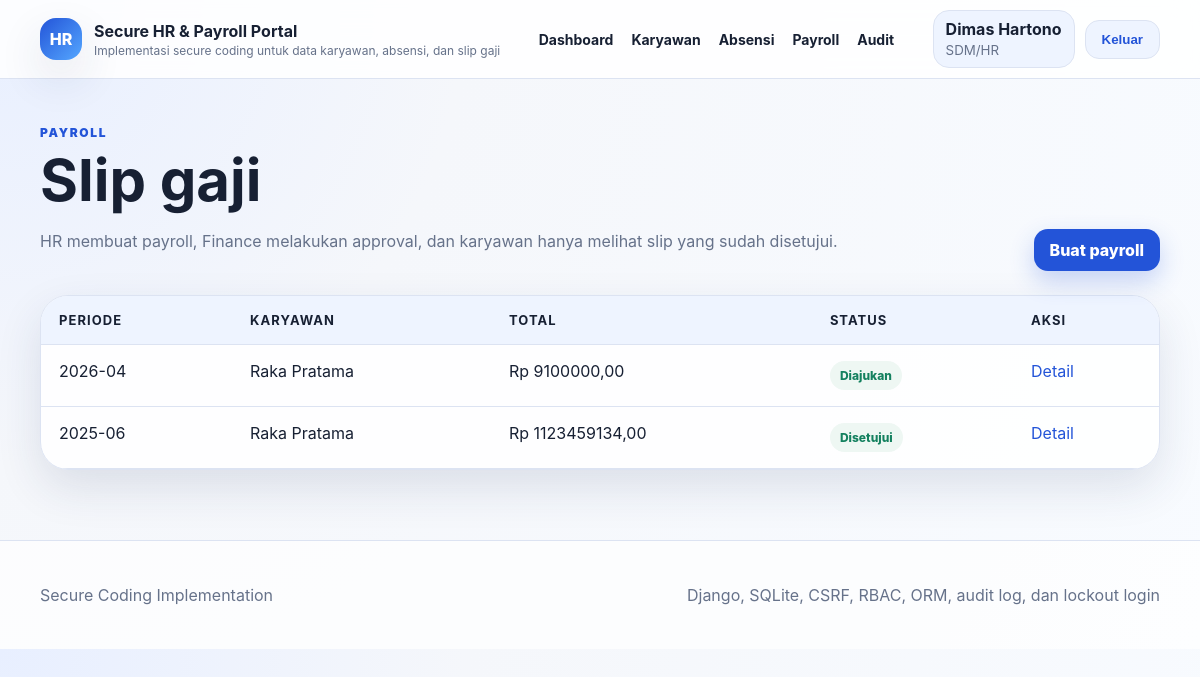
Screenshot of /payroll/ (signed in) with the database file from the repository.
### accounts/models.py (models this page shows, shortened)
class User(AbstractUser):
    ROLE_EMPLOYEE = "employee"
    ROLE_MANAGER = "manager"
    ROLE_HR = "hr"
    ROLE_FINANCE = "finance"
    ROLE_ADMIN = "admin"
    ROLE_CHOICES = [
        (ROLE_EMPLOYEE, "Karyawan"),
        (ROLE_MANAGER, "Manajer Karyawan"),
        (ROLE_HR, "SDM/HR"),
        (ROLE_FINANCE, "Finance"),
        (ROLE_ADMIN, "Admin Sistem"),
    ]
    role = models.CharField(max_length=20, choices=ROLE_CHOICES, default=ROLE_EMPLOYEE)
    display_name = models.CharField(max_length=150, blank=True)
    @property
    def role_label(self) -> str:
        return dict(self.ROLE_CHOICES).get(self.role, self.role)

### core/models.py (models this page shows, shortened)
class Payroll(models.Model):
    STATUS_DRAFT = "draft"
    STATUS_SUBMITTED = "submitted"
    STATUS_APPROVED = "approved"
    STATUS_PAID = "paid"
    STATUS_REJECTED = "rejected"
    STATUS_CHOICES = [
        (STATUS_DRAFT, "Draft"),
        (STATUS_SUBMITTED, "Diajukan"),
        (STATUS_APPROVED, "Disetujui"),
        (STATUS_PAID, "Dibayar"),
        (STATUS_REJECTED, "Ditolak"),
    ]
    employee = models.ForeignKey(EmployeeProfile, on_delete=models.PROTECT, related_name="payrolls")
    period = models.CharField(
        max_length=7,
        validators=[RegexValidator(r"^[0-9]{4}-(0[1-9]|1[0-2])$", "Periode harus menggunakan format YYYY-MM.")],
    )
    basic_salary = models.DecimalField(max_digits=12, decimal_places=2, validators=[MinValueValidator(Decimal("0"))])
    allowance = models.DecimalField(max_digits=12, decimal_places=2, default=0, validators=[MinValueValidator(Decimal("0"))])
    deduction = models.DecimalField(max_digits=12, decimal_places=2, default=0, validators=[MinValueValidator(Decimal("0"))])
    total_salary = models.DecimalField(max_digits=12, decimal_places=2, default=0)
    bank_account_snapshot = models.CharField(max_length=20)
    status = models.CharField(max_length=20, choices=STATUS_CHOICES, default=STATUS_DRAFT)
    created_by = models.ForeignKey(settings.AUTH_USER_MODEL, on_delete=models.SET_NULL, null=True, related_name="created_payrolls")
    approved_by = models.ForeignKey(settings.AUTH_USER_MODEL, on_delete=models.SET_NULL, null=True, blank=True, related_name="approved_payrolls")
    approved_at = models.DateTimeField(null=True, blank=True)
    created_at = models.DateTimeField(auto_now_add=True)
    updated_at = models.DateTimeField(auto_now=True)
    class Meta:
        ordering = ["-period", "employee__employee_id"]
        unique_together = ("employee", "period")

class EmployeeProfile(models.Model):
    STATUS_ACTIVE = "active"
    STATUS_INACTIVE = "inactive"
    STATUS_RESIGNED = "resigned"
    STATUS_CHOICES = [
        (STATUS_ACTIVE, "Aktif"),
        (STATUS_INACTIVE, "Nonaktif"),
        (STATUS_RESIGNED, "Resign"),
    ]
    user = models.OneToOneField(settings.AUTH_USER_MODEL, on_delete=models.CASCADE, related_name="employee_profile")
    employee_id = models.CharField(
        max_length=20,
        unique=True,
        validators=[RegexValidator(r"^EMP-?[0-9]{3,8}$", "Format ID karyawan harus seperti EMP001 atau EMP-0001.")],
    )
    full_name = models.CharField(max_length=120)
    position = models.CharField(
        max_length=80,
        default="Staff",
        validators=[RegexValidator(r"^[A-Za-zÀ-ÿ0-9 .,'/&()\-]{2,80}$", "Jabatan mengandung karakter tidak valid.")],
    )
    nik = models.CharField(
        max_length=16,
        unique=True,
        validators=[RegexValidator(r"^[0-9]{16}$", "NIK harus terdiri dari 16 digit.")],
    )
    email = models.EmailField(unique=True)
    phone = models.CharField(
        max_length=20,
        validators=[RegexValidator(r"^[0-9+() -]{8,20}$", "Nomor telepon mengandung karakter tidak valid.")],
    )
    address = models.TextField(max_length=250)
    department = models.ForeignKey(Department, on_delete=models.PROTECT, related_name="employees")
    manager = models.ForeignKey(
        settings.AUTH_USER_MODEL,
        on_delete=models.SET_NULL,
        null=True,
        blank=True,
        related_name="managed_employees",
    )
    bank_account = models.CharField(
        max_length=20,
        validators=[RegexValidator(r"^[0-9]{8,20}$", "Nomor rekening hanya boleh berisi angka.")],
    )
    leave_balance = models.PositiveIntegerField(default=12)
    base_salary = models.DecimalField(max_digits=12, decimal_places=2, validators=[MinValueValidator(Decimal("0"))])
    status = models.CharField(max_length=20, choices=STATUS_CHOICES, default=STATUS_ACTIVE)
    created_at = models.DateTimeField(auto_now_add=True)
    updated_at = models.DateTimeField(auto_now=True)
    class Meta:
        ordering = ["employee_id"]

### core/views.py (the view)
# urls.py: path("payroll/", views.payroll_list, name="payroll_list"),
@login_required
def payroll_list(request):
    queryset = Payroll.objects.select_related("employee", "employee__department", "created_by", "approved_by")
    if request.user.role == User.ROLE_EMPLOYEE and not request.user.is_superuser:
        profile = getattr(request.user, "employee_profile", None)
        queryset = queryset.filter(employee=profile, status__in=[Payroll.STATUS_APPROVED, Payroll.STATUS_PAID]) if profile else queryset.none()
    elif request.user.role == User.ROLE_MANAGER and not request.user.is_superuser:
        queryset = queryset.filter(employee__manager=request.user)
    return render(request, "core/payroll_list.html", {"payrolls": queryset[:50]})

### core/context_processors.py (called while the page is built)
def site_context(request):
    return {
        "site_name": "Secure HR & Payroll Portal",
        "site_tagline": "Implementasi secure coding untuk data karyawan, absensi, dan slip gaji",
    }

### templates/core/payroll_list.html (shortened to what this page needs)
{% extends "base.html" %}
{% block content %}
<section class="section-heading row-between">
  <div>
    <span class="eyebrow">Payroll</span>
    <h1>Slip gaji</h1>
    <p>HR membuat payroll, Finance melakukan approval, dan karyawan hanya melihat slip yang sudah disetujui.</p>
  </div>
  {% if request.user.role == 'hr' or request.user.role == 'admin' or request.user.is_superuser %}
    <a class="btn btn-primary" href="{% url 'payroll_create' %}">Buat payroll</a>
  {% endif %}
</section>
<div class="table-card">
  <table>
    <thead><tr><th>Periode</th><th>Karyawan</th><th>Total</th><th>Status</th><th>Aksi</th></tr></thead>
    <tbody>
      {% for payroll in payrolls %}
        <tr>
          <td>{{ payroll.period }}</td>
          <td>{{ payroll.employee.full_name }}</td>
          <td>Rp {{ payroll.total_salary }}</td>
          <td><span class="pill">{{ payroll.get_status_display }}</span></td>
          <td><a href="{% url 'payroll_detail' payroll.pk %}">Detail</a></td>
        </tr>
      {% empty %}
        <tr><td colspan="5">Belum ada data payroll.</td></tr>
      {% endfor %}
    </tbody>
  </table>
</div>
{% endblock %}

### templates/base.html (shortened to what this page needs)
{% load static %}
<!DOCTYPE html>
<html lang="id">
<head>
  <link rel="stylesheet" href="{% static 'css/styles.css' %}">
</head>
<body>
  <header class="site-header">
    <div class="container header-inner">
      {% if request.user.is_authenticated %}
      <a class="brand" href="{% url 'dashboard' %}">
      {% else %}
      <a class="brand" href="{% url 'home' %}">
      {% endif %}
        <span class="brand-mark">HR</span>
        <span>
          <strong>{{ site_name }}</strong>
          <small>{{ site_tagline }}</small>
        </span>
      </a>
      <nav class="main-nav">
        {% if request.user.is_authenticated %}
          <a href="{% url 'dashboard' %}">Dashboard</a>
          <a href="{% url 'employee_list' %}">Karyawan</a>
          <a href="{% url 'attendance_list' %}">Absensi</a>
          <a href="{% url 'payroll_list' %}">Payroll</a>
          {% if request.user.role == 'hr' or request.user.role == 'admin' or request.user.is_superuser %}
            <a href="{% url 'audit_log_list' %}">Audit</a>
          {% endif %}
        {% endif %}
      </nav>
      <div class="header-actions">
        {% if request.user.is_authenticated %}
          <div class="user-chip">
            <span>{{ request.user.display_name|default:request.user.username }}</span>
            <small>{{ request.user.role_label }}</small>
          </div>
          <form method="post" action="{% url 'logout' %}">
            <button class="btn btn-soft" type="submit">Keluar</button>
          </form>
        {% else %}
          <a class="btn btn-primary" href="{% url 'login' %}">Masuk</a>
        {% endif %}
      </div>
    </div>
  </header>
  <main class="container page-shell">
    {% block content %}{% endblock %}
  </main>
  <footer class="site-footer">
    <div class="container footer-grid">
      <p>Secure Coding Implementation</p>
      <p>Django, SQLite, CSRF, RBAC, ORM, audit log, dan lockout login</p>
    </div>
  </footer>
</body>
</html>

### static/css/styles.css (style rules this page uses)
:root { --bg: #f5f7fb; --surface: #ffffff; --surface-soft: #eef4ff; --primary: #2354d8; --primary-dark: #173d9f; --text: #172033; --muted: #66728a; --line: #dce3f2; --success: #14815f; --danger: #c13f3f; --shadow: 0 18px 45px rgba(30, 49, 90, 0.12); }
* { box-sizing: border-box; }
body { margin: 0; font-family: Inter, Segoe UI, Arial, sans-serif; color: var(--text); background: radial-gradient(circle at top left, #e8efff 0, #f5f7fb 34%, #f8fbff 100%); }
a { color: var(--primary); text-decoration: none; }
.container { width: min(1120px, calc(100% - 40px)); margin: 0 auto; }
.site-header { position: sticky; top: 0; z-index: 20; background: rgba(255, 255, 255, 0.86); backdrop-filter: blur(16px); border-bottom: 1px solid var(--line); }
.header-inner { display: flex; align-items: center; justify-content: space-between; min-height: 78px; gap: 22px; }
.brand { display: flex; align-items: center; gap: 12px; color: var(--text); }
.brand-mark { width: 42px; height: 42px; border-radius: 16px; display: grid; place-items: center; color: #fff; font-weight: 800; background: linear-gradient(135deg, var(--primary), #55a7ff); box-shadow: var(--shadow); }
.brand small { display: block; color: var(--muted); font-size: 12px; margin-top: 2px; }
.main-nav { display: flex; gap: 18px; align-items: center; flex-wrap: wrap; }
.main-nav a { color: var(--text); font-weight: 700; font-size: 14px; }
.header-actions { display: flex; align-items: center; gap: 10px; }
.user-chip { background: var(--surface-soft); border: 1px solid var(--line); border-radius: 16px; padding: 8px 12px; }
.user-chip span { display: block; font-weight: 700; }
.user-chip small { color: var(--muted); }
.btn { border: 0; border-radius: 14px; padding: 11px 16px; font-weight: 800; cursor: pointer; display: inline-flex; align-items: center; justify-content: center; }
.btn-primary { background: var(--primary); color: #fff; box-shadow: 0 10px 25px rgba(35, 84, 216, 0.24); }
.btn-soft { background: var(--surface-soft); color: var(--primary); border: 1px solid var(--line); }
.page-shell { padding: 42px 0 70px; }
.hero-copy, .security-card, .card, .metric, .table-card, .form-shell, .error-panel { background: rgba(255, 255, 255, 0.92); border: 1px solid var(--line); border-radius: 28px; box-shadow: var(--shadow); }
.hero-copy h1, .section-heading h1 { font-size: clamp(32px, 5vw, 58px); line-height: 1.02; margin: 10px 0 18px; }
.hero-copy p, .section-heading p { color: var(--muted); line-height: 1.7; }
.eyebrow { color: var(--primary); text-transform: uppercase; letter-spacing: 0.14em; font-size: 12px; font-weight: 900; }
.section-heading { margin-bottom: 24px; }
.row-between { display: flex; justify-content: space-between; align-items: flex-end; gap: 18px; }
.table-card { overflow: hidden; }
table { width: 100%; border-collapse: collapse; }
th, td { padding: 16px 18px; text-align: left; border-bottom: 1px solid var(--line); vertical-align: top; }
th { background: var(--surface-soft); font-size: 13px; text-transform: uppercase; letter-spacing: 0.08em; }
.pill { display: inline-block; background: #eef7f3; color: var(--success); padding: 7px 10px; border-radius: 999px; font-size: 12px; font-weight: 800; }
.site-footer { border-top: 1px solid var(--line); padding: 28px 0; color: var(--muted); background: rgba(255, 255, 255, 0.7); }
.footer-grid { display: flex; justify-content: space-between; gap: 20px; flex-wrap: wrap; }

### rows the page displays
User: user.display_name "Dimas Hartono", user.role_label "SDM/HR"
Payroll: period "2026-04", employee.full_name "Raka Pratama", total_salary "9100000,00", status "Diajukan"
Payroll: period "2025-06", employee.full_name "Raka Pratama", total_salary "1123459134,00", status "Disetujui"

### other values shown
{{ site_name }} "Secure HR & Payroll Portal"
{{ site_tagline }} "Implementasi secure coding untuk data karyawan, absensi, dan slip gaji"
